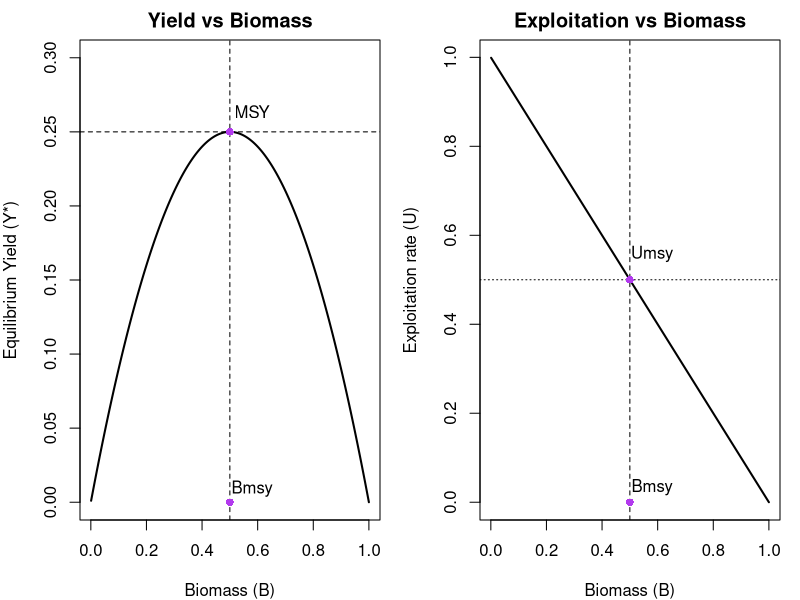
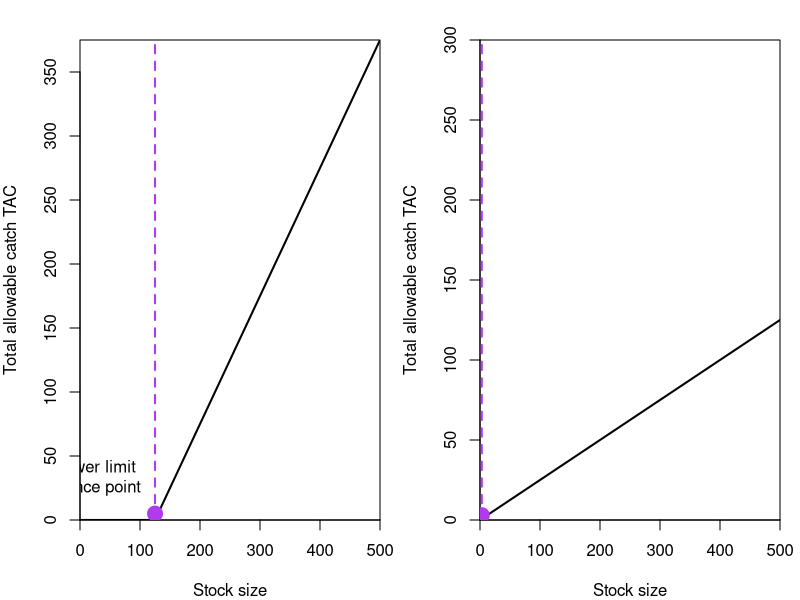
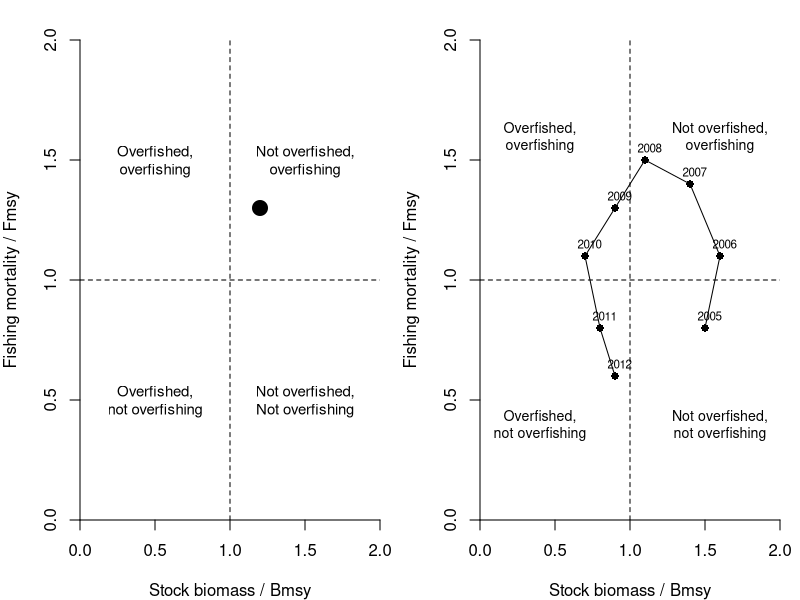

These figures' R source, in order:
## ---- chunk 1
# biomass and parameters
B <- seq(0.001, 1, length.out = 200)
r <- 1.0
K <- 1.0

# yield and exploitation rate
Y_star <- r * B * (1 - B / K)
U <- Y_star / B

# MSY reference values
Bmsy <- K / 2
Umsy <- r / 2
Ymsy <- r * K / 4

# 1 row, 2 columns
par(mfrow = c(1, 2), mar = c(4, 4, 2, 1))

# left: yield vs biomass
plot(B, Y_star, type = "l", lwd = 2,
     xlab = "Biomass (B)", ylab = "Equilibrium Yield (Y*)",
     main = "Yield vs Biomass", ylim = c(0, max(Y_star) * 1.2))
abline(v = Bmsy, lty = 2)
abline(h = Ymsy, lty = 2)
points(Bmsy, Ymsy, pch = 16, col = "darkorchid2")
text(Bmsy + 0.08, Ymsy * 1.01, "MSY", pos = 3, col = "black")
points(Bmsy, 0, pch = 16, col = "darkorchid2")
text(Bmsy + 0.08, 0.02, "Bmsy", pos = 1, col = "black")

# right: exploitation rate vs biomass
plot(B, U, type = "l", lwd = 2,
     xlab = "Biomass (B)", ylab = "Exploitation rate (U)",
     main = "Exploitation vs Biomass", ylim = c(0, max(U)))
abline(h = Umsy, lty = 3)
abline(v = Bmsy, lty = 2)
points(Bmsy, Umsy, pch = 16, col = "darkorchid2")
points(Bmsy, 0, pch = 16, col = "darkorchid2")
text(Bmsy + 0.08, 0.07, "Bmsy", pos = 1, col = "black")

text(Bmsy + 0.08, Umsy * 1.05, "Umsy", pos = 3, col = "black")
## ---- chunk 2
# define stock size and lower escapement (steeper slope)
stock <- seq(0, 500, length.out = 200)
escapement <- 125  # LRP, lower value = steeper slope

# calculate TAC: stock - escapement, but not < 0
tac <- pmax(stock - escapement, 0)

# plot
plot(stock, tac, type = "l", lwd = 2,
     xlab = "Stock size", ylab = "Total allowable catch TAC",
     ylim = c(0, max(tac)), yaxs = "i", xaxs = "i")

# add LRP line and label
abline(v = escapement, col = "darkorchid2", lty = 2, lwd = 2)
points(escapement, 5, pch = 19, cex = 2, col = "darkorchid2") # just for visualization, actually at zero
text(escapement - 0.05*escapement, 0.08 * max(tac), "Lower limit \nreference point", pos = 2, col = "black")

## ---- chunk 3
# define stock size and policy slope
stock <- seq(0, 500, length.out = 200)
slope <- 0.25  # shallow slope

# calculate TAC: linear policy from origin
tac <- slope * stock

# plot
plot(stock, tac, type = "l", lwd = 2, color = "darkorchid2",
     xlab = "Stock size", ylab = "Total allowable catch TAC",
     ylim = c(0, 300), yaxs = "i", xaxs = "i")
points(3, 3, pch = 19, cex = 2, col = "darkorchid2") 
abline(v = 3, col = "darkorchid2", lty = 2, lwd = 2)
## ---- chunk 4
# define plot space
plot(NA, xlim = c(0, 2), ylim = c(0, 2),
     xlab = "Stock biomass / Bmsy",
     ylab = "Fishing mortality / Fmsy",
     yaxs = "i", xaxs = "i", bty = "n")

# draw quadrant boundaries
abline(h = 1, lty = 2)  # F = Fmsy
abline(v = 1, lty = 2)  # B = Bmsy

# shade quadrants lightly with hatching or grayscale rectangles (optional)
# omit for pure B/W line version

# add example point in upper-right (overfished & overfishing)
points(1.2, 1.3, pch = 19, cex = 2)

# add quadrant labels
text(0.5, 0.5, "Overfished,\nnot overfishing", cex = 0.9)
text(1.5, 0.5, "Not overfished,\nNot overfishing", cex = 0.9)
text(0.5, 1.5, "Overfished,\noverfishing", cex = 0.9)
text(1.5, 1.5, "Not overfished,\noverfishing", cex = 0.9)
## ---- chunk 5
# define years
years <- 2005:2012
n <- length(years)

# manually define a trajectory that circles all quadrants
b_ratio <- c(1.5, 1.6, 1.4, 1.1, 0.9, 0.7, 0.8, 0.9)
f_ratio <- c(0.8, 1.1, 1.4, 1.5, 1.3, 1.1, 0.8, 0.6)

# set up blank plot
plot(NA, xlim = c(0, 2), ylim = c(0, 2),
     xlab = "Stock biomass / Bmsy",
     ylab = "Fishing mortality / Fmsy",
     yaxs = "i", xaxs = "i", bty = "n")

# quadrant boundaries
abline(h = 1, lty = 2)
abline(v = 1, lty = 2)

# plot time series with lines and points
points(b_ratio, f_ratio, type = "o", pch = 16)

# label years slightly offset
text(b_ratio + 0.03, f_ratio + 0.05, labels = years, cex = 0.7)

# quadrant labels
text(0.4, 0.4, "Overfished,\nnot overfishing", cex = 0.85)
text(1.6, 0.4, "Not overfished,\nnot overfishing", cex = 0.85)
text(0.4, 1.6, "Overfished,\noverfishing", cex = 0.85)
text(1.6, 1.6, "Not overfished,\noverfishing", cex = 0.85)

